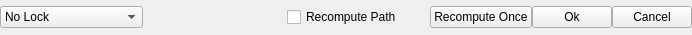
<?xml version="1.0" encoding="UTF-8"?>
<ui version="4.0">
 <class>Form</class>
 <widget class="QWidget" name="Form">
  <property name="windowModality">
   <enum>Qt::NonModal</enum>
  </property>
  <property name="geometry">
   <rect>
    <x>0</x>
    <y>0</y>
    <width>692</width>
    <height>35</height>
   </rect>
  </property>
  <property name="sizePolicy">
   <sizepolicy hsizetype="Fixed" vsizetype="Fixed">
    <horstretch>0</horstretch>
    <verstretch>0</verstretch>
   </sizepolicy>
  </property>
  <property name="minimumSize">
   <size>
    <width>0</width>
    <height>35</height>
   </size>
  </property>
  <property name="maximumSize">
   <size>
    <width>16777215</width>
    <height>35</height>
   </size>
  </property>
  <property name="windowTitle">
   <string>Form</string>
  </property>
  <layout class="QHBoxLayout" name="horizontalLayout_2">
   <property name="spacing">
    <number>0</number>
   </property>
   <property name="leftMargin">
    <number>0</number>
   </property>
   <property name="topMargin">
    <number>0</number>
   </property>
   <property name="rightMargin">
    <number>0</number>
   </property>
   <property name="bottomMargin">
    <number>0</number>
   </property>
   <item>
    <layout class="QHBoxLayout" name="horizontalLayout">
     <item>
      <widget class="QComboBox" name="cmbLockMode">
       <property name="sizePolicy">
        <sizepolicy hsizetype="MinimumExpanding" vsizetype="Fixed">
         <horstretch>0</horstretch>
         <verstretch>0</verstretch>
        </sizepolicy>
       </property>
       <item>
        <property name="text">
         <string>No Lock</string>
        </property>
       </item>
       <item>
        <property name="text">
         <string>Lock Angle</string>
        </property>
       </item>
       <item>
        <property name="text">
         <string>Lock Angle &amp; Scale</string>
        </property>
       </item>
      </widget>
     </item>
     <item>
      <spacer name="horizontalSpacer">
       <property name="orientation">
        <enum>Qt::Horizontal</enum>
       </property>
       <property name="sizeHint" stdset="0">
        <size>
         <width>40</width>
         <height>20</height>
        </size>
       </property>
      </spacer>
     </item>
     <item>
      <widget class="QCheckBox" name="chkRecompute">
       <property name="sizePolicy">
        <sizepolicy hsizetype="MinimumExpanding" vsizetype="Fixed">
         <horstretch>0</horstretch>
         <verstretch>0</verstretch>
        </sizepolicy>
       </property>
       <property name="text">
        <string>Recompute Path</string>
       </property>
      </widget>
     </item>
     <item>
      <widget class="QPushButton" name="btnForceRecompute">
       <property name="text">
        <string>Recompute Once</string>
       </property>
      </widget>
     </item>
     <item>
      <widget class="QPushButton" name="btnOk">
       <property name="text">
        <string>Ok</string>
       </property>
      </widget>
     </item>
     <item>
      <widget class="QPushButton" name="btnCancel">
       <property name="text">
        <string>Cancel</string>
       </property>
      </widget>
     </item>
    </layout>
   </item>
  </layout>
 </widget>
 <resources/>
 <connections/>
</ui>
